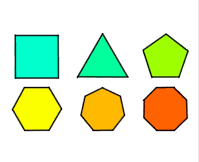
#> input picture images.png, 199 x 162 px, given in place of the camera
$ python 'hsvColorSpace(video).py'
#> lines starting #> are read from the running program, lines starting #| are printed output that depends on the picture; after the words box and inside, x2 and y2 are one past the last pixel; in counts of white or black regions, pixels touching at a corner belong together
import cv2 as cv
import numpy as np


def nothing(x):
    print(x)


cap = cv.VideoCapture(0)

cv.namedWindow("TRACKING")

cv.createTrackbar("lower hue", "TRACKING", 0, 255, nothing)
#> slider 'lower hue' is set to 51
cv.createTrackbar("lower saturation", "TRACKING", 0, 255, nothing)
#> slider 'lower saturation' is set to 51
cv.createTrackbar("lower value", "TRACKING", 0, 255, nothing)
#> slider 'lower value' is set to 51
cv.createTrackbar("upper hue", "TRACKING", 255, 255, nothing)
cv.createTrackbar("upper saturation", "TRACKING", 255, 255, nothing)
cv.createTrackbar("upper value", "TRACKING", 255, 255, nothing)

while True:
    # frame = cv.imread("smarties.png")
    _, frame = cap.read()
#> frame is the input picture: shape (162, 199, 3); mean B, G, R 197.1, 235.8, 220.4
    hsv = cv.cvtColor(frame, cv.COLOR_BGR2HSV)
#> hsv: shape (162, 199, 3); mean H, S, V 15.2, 69.9, 245.7

    l_h = cv.getTrackbarPos("lower hue", "TRACKING")
    l_s = cv.getTrackbarPos("lower saturation", "TRACKING")
    l_v = cv.getTrackbarPos("lower value", "TRACKING")

    u_h = cv.getTrackbarPos("upper hue", "TRACKING")
    u_s = cv.getTrackbarPos("upper saturation", "TRACKING")
    u_v = cv.getTrackbarPos("upper value", "TRACKING")

    l_b = np.array([l_h, l_s, l_v])
    u_b = np.array([u_h, u_s, u_v])

    mask = cv.inRange(hsv, l_b, u_b)
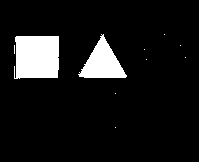
#> mask: shape (162, 199); 9.1% white; 10 white regions (8 under 20 px), largest, box (x1, y1, x2, y2) and area: (14, 36, 59, 79) 1819, (78, 34, 127, 78) 1111

    res = cv.bitwise_and(frame, frame, mask=mask)
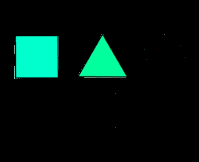
#> res: shape (162, 199, 3); mean B, G, R 16, 21.6, 0.5

    cv.imshow("frame", frame)
    cv.imshow("mask", mask)
    cv.imshow("res", res)

    k = cv.waitKey(1) & 0xFF
#> (key Esc is pressed here)
    if k == 27:
        break

cap.release()
cv.destroyAllWindows()
